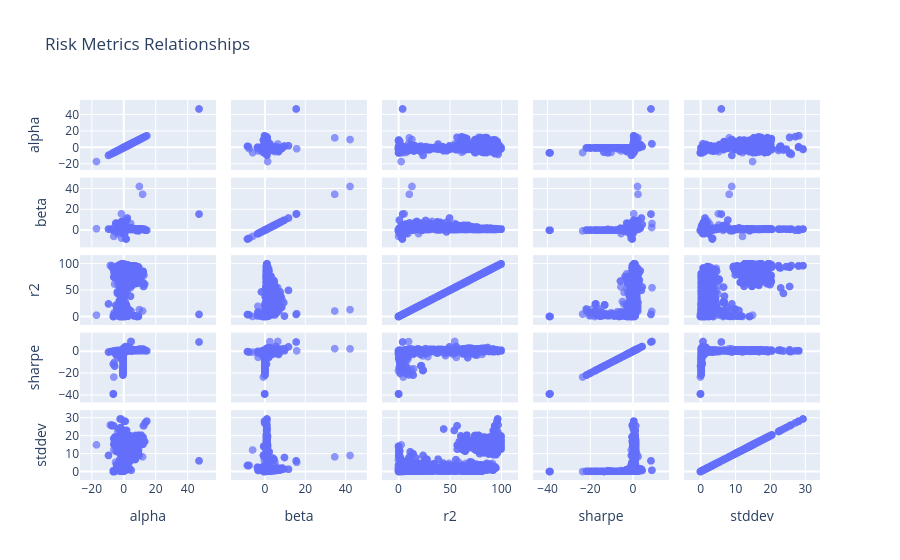

Notebook cell for this chart:
### Markdown cell above
# Comprehensive Mutual Fund Metrics Analysis

We'll analyze the following key metrics:
1. Risk and Return Metrics
   - Alpha (excess return)
   - Beta (market sensitivity)
   - R² (correlation with benchmark)
   - Sharpe Ratio (risk-adjusted return)
   - Standard Deviation (volatility)

2. Performance Metrics
   - 1-year and 3-year returns
   - Maximum Drawdown
   - Upside/Downside Capture

3. NAV Statistics
   - Mean, Min, Max
   - Standard Deviation
   - Skewness and Kurtosis

### Code cell
# 1. Risk and Return Analysis
import numpy as np

risk_metrics = ['alpha', 'beta', 'r2', 'sharpe', 'stddev']

# Convert columns to numeric
for col in risk_metrics:
    if col in df.columns:
        df[col] = pd.to_numeric(df[col].replace('–', np.nan), errors='coerce')

# Create a correlation matrix heatmap for risk metrics
risk_corr = df[risk_metrics].corr()
# Scatter plot matrix for risk metrics
fig_scatter = px.scatter_matrix(df, 
                              dimensions=risk_metrics,
                              title='Risk Metrics Relationships',
                              hover_data=['name'])
fig_scatter.update_traces(marker=dict(size=8, opacity=0.7))
fig_scatter.show()

# Summary statistics
print("\nRisk Metrics Summary:")
display(df[risk_metrics].describe().round(4))

# Top and bottom funds by Sharpe ratio
print("\nTop 5 Funds by Sharpe Ratio:")
display(df[['name', 'sharpe', 'alpha', 'beta', 'r2']]
        .sort_values('sharpe', ascending=False)
        .head(5))

print("\nBottom 5 Funds by Sharpe Ratio:")
display(df[['name', 'sharpe', 'alpha', 'beta', 'r2']]
        .sort_values('sharpe')
        .head(5))

### Figure 1 — Plotly figure (JSON) as saved in the notebook; plotly's stock layout.template omitted (floating-point values rounded to 4 significant figures; data arrays with more than 128 entries replaced by an {"elided": "..."} marker saying what was removed)
{"data": [{"customdata": {"elided": "4572x1 str values"}, "dimensions": [{"axis": {"matches": true}, "label": "alpha", "values": {"elided": "4572 float values"}}, {"axis": {"matches": true}, "label": "beta", "values": {"elided": "4572 float values"}}, {"axis": {"matches": true}, "label": "r2", "values": {"elided": "4572 float values"}}, {"axis": {"matches": true}, "label": "sharpe", "values": {"elided": "4572 float values"}}, {"axis": {"matches": true}, "label": "stddev", "values": {"elided": "4572 float values"}}], "hovertemplate": "%{xaxis.title.text}=%{x}<br>%{yaxis.title.text}=%{y}<br>name=%{customdata[0]}<extra></extra>", "legendgroup": "", "marker": {"color": "#636efa", "opacity": 0.7, "size": 8, "symbol": "circle"}, "name": "", "showlegend": false, "type": "splom"}], "layout": {"dragmode": "select", "legend": {"tracegroupgap": 0}, "title": {"text": "Risk Metrics Relationships"}}}
